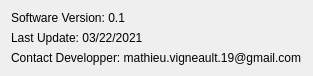
<?xml version="1.0" encoding="UTF-8"?>
<ui version="4.0">
 <class>Dialog</class>
 <widget class="QDialog" name="Dialog">
  <property name="geometry">
   <rect>
    <x>0</x>
    <y>0</y>
    <width>287</width>
    <height>69</height>
   </rect>
  </property>
  <property name="sizePolicy">
   <sizepolicy hsizetype="Fixed" vsizetype="Fixed">
    <horstretch>0</horstretch>
    <verstretch>0</verstretch>
   </sizepolicy>
  </property>
  <property name="windowTitle">
   <string>Help</string>
  </property>
  <layout class="QGridLayout" name="gridLayout">
   <item row="0" column="0">
    <widget class="QLabel" name="label_2">
     <property name="text">
      <string>Software Version: 0.1</string>
     </property>
    </widget>
   </item>
   <item row="2" column="0">
    <widget class="QLabel" name="label">
     <property name="sizePolicy">
      <sizepolicy hsizetype="Minimum" vsizetype="Minimum">
       <horstretch>0</horstretch>
       <verstretch>0</verstretch>
      </sizepolicy>
     </property>
     <property name="text">
      <string>Contact Developper: mathieu.vigneault.19@gmail.com</string>
     </property>
    </widget>
   </item>
   <item row="1" column="0">
    <widget class="QLabel" name="label_3">
     <property name="text">
      <string>Last Update: 03/22/2021</string>
     </property>
    </widget>
   </item>
  </layout>
 </widget>
 <resources/>
 <connections/>
</ui>
